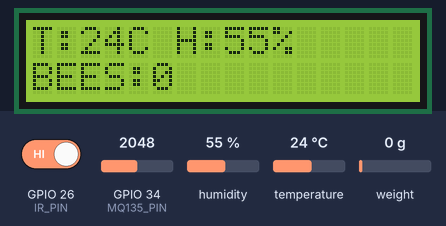
Simulated run of this sketch. Board: ESP32. Parts: 16×2 character LCD. Inputs (shaded band) come from the test bench; at power-on: GPIO 26 (IR_PIN) HIGH, humidity 55 %, weight on the scale 0 g, GPIO 34 (MQ135_PIN) = 2048, temperature 24 °C (analog values on the 0–4095 scale). WiFi joins after 1.5 s; servers stay silent unless stated; uploads are accepted with an empty reply; what the sketch prints to the serial monitor is not drawn.

Above: at 8.8 s.
8.9 s: GPIO 26 (IR_PIN) driven LOW
At 15.2 s:
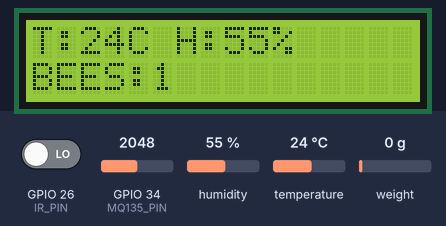
18.2 s: humidity set to 22 %
At 23.3 s:
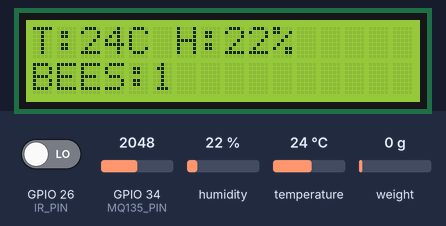
26.2 s: weight on the scale set to 100 g
At 33.4 s:
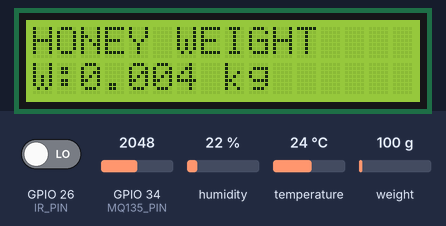
35.5 s: GPIO 34 (MQ135_PIN) set to 1025
At 43.6 s:
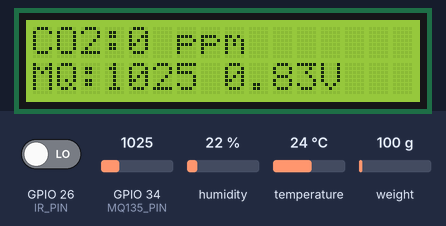
44.8 s: GPIO 34 (MQ135_PIN) set to 971
At 49.8 s:
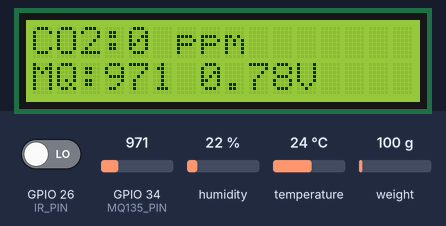
52.8 s: temperature set to 12 °C
At 60.0 s:
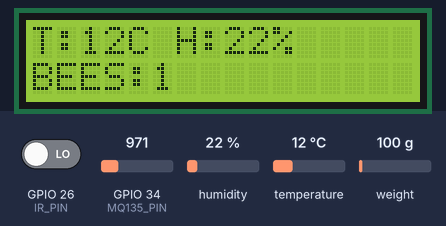
Timing chart, 0 to 61.5 s (numbered marks = the images above; inputs shaded):
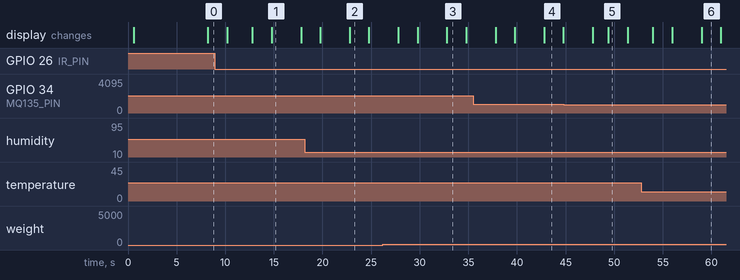

Measured:
- what the display in image 1 shows lasts 3.0 s, from 14.8 s to 17.8 s
- what the display in image 2 shows lasts 2.0 s, from 22.8 s to 24.8 s

The sketch:

HiveTwinAI.ino
```cpp
#include <Arduino.h>
#include <Wire.h>
#include <WiFi.h>
#include <WiFiClientSecure.h>
#include <HTTPClient.h>
#include <LiquidCrystal_I2C.h>
#include <DHT.h>
#include "HX711.h"
#include <math.h>
#include <stdio.h>

// =====================================================
// WIFI SETTINGS
// =====================================================
const char* WIFI_SSID = "YOUR_NETWORK";
const char* WIFI_PASSWORD = "YOUR_PASSWORD";

// =====================================================
// FIREBASE REALTIME DATABASE
// Use your actual Realtime Database URL.
// Example: https://your-project-default-rtdb.firebaseio.com
// Do not add / at the end.
// =====================================================
const char* FIREBASE_DATABASE_URL =
  "YOUR_FIREBASE_URL";

// =====================================================
// PIN CONFIGURATION
// =====================================================
#define I2C_SDA       21
#define I2C_SCL       22
#define DHT_PIN       25
#define DHT_TYPE      DHT11
#define MQ135_PIN     34
#define HX711_DT      14
#define HX711_SCK     27
#define CO2_RX_PIN    16
#define CO2_TX_PIN    17
#define IR_PIN        26

#define IR_ACTIVE_LEVEL LOW

// =====================================================
// HX711 CALIBRATION
// Retains your original weight calculation.
// =====================================================
float CALIBRATION_FACTOR = -7050.0f;

// =====================================================
// TIMING
// =====================================================
const unsigned long FIREBASE_INTERVAL = 20000UL;
const unsigned long LCD_INTERVAL = 2000UL;
const unsigned long CO2_INTERVAL = 5000UL;
const unsigned long SENSOR_INTERVAL = 2000UL;

// =====================================================
// OBJECTS
// =====================================================
LiquidCrystal_I2C lcd(0x27, 16, 2);
DHT dht(DHT_PIN, DHT_TYPE);
HX711 scale;
HardwareSerial CO2Serial(2);

// =====================================================
// SENSOR VALUES
// =====================================================
float temperatureC = 0.0f;
float humidity = 0.0f;
float weightKg = 0.0f;

int co2ppm = 0;
int mq135Raw = 0;
float mq135Voltage = 0.0f;

unsigned long beeCount = 0;

// =====================================================
// STATUS FLAGS
// =====================================================
bool lcdAvailable = false;
bool dhtAvailable = false;
bool hx711Available = false;
bool hx711Initialized = false;
bool co2Available = false;

// =====================================================
// TIMERS
// =====================================================
unsigned long lastFirebaseUpload = 0;
unsigned long lastLCDUpdate = 0;
unsigned long lastCO2Read = 0;
unsigned long lastSensorRead = 0;
unsigned long lastHX711Retry = 0;

// =====================================================
// IR DEBOUNCE STATE
// =====================================================
int lastIRReading = HIGH;
int stableIRState = HIGH;
unsigned long lastIRChangeTime = 0;

// =====================================================
// MH-Z19E CO2 COMMAND
// =====================================================
const byte CO2_COMMAND[9] = {
  0xFF, 0x01, 0x86,
  0x00, 0x00, 0x00, 0x00, 0x00,
  0x79
};

// =====================================================
// LCD HELPER: EXACTLY 16 CHARACTERS
// =====================================================
void lcdPrintLine(byte row, const char* message) {
  if (!lcdAvailable) return;

  lcd.setCursor(0, row);

  for (int i = 0; i < 16; i++) {
    char c = (message != nullptr && message[i] != '\0')
             ? message[i] : ' ';
    lcd.print(c);
  }
}

// =====================================================
// WIFI CONNECTION
// =====================================================
void connectWiFi() {
  Serial.println();
  Serial.print("Connecting to WiFi: ");
  Serial.println(WIFI_SSID);

  WiFi.mode(WIFI_STA);
  WiFi.begin(WIFI_SSID, WIFI_PASSWORD);

  unsigned long startTime = millis();

  while (WiFi.status() != WL_CONNECTED &&
         millis() - startTime < 15000UL) {
    delay(300);
    Serial.print(".");
  }

  Serial.println();

  if (WiFi.status() == WL_CONNECTED) {
    Serial.println("WiFi connected.");
    Serial.print("IP address: ");
    Serial.println(WiFi.localIP());
  } else {
    Serial.println("WiFi not connected; monitoring continues.");
  }
}

// =====================================================
// MQ135
// =====================================================
void readMQ135() {
  const int samples = 20;
  unsigned long total = 0;

  for (int i = 0; i < samples; i++) {
    total += analogRead(MQ135_PIN);
    delay(2);
  }

  mq135Raw = total / samples;
  mq135Voltage = (mq135Raw * 3.3f) / 4095.0f;
}

// =====================================================
// DHT11
// =====================================================
void readDHT11() {
  float newHumidity = dht.readHumidity();
  float newTemperature = dht.readTemperature();

  if (!isnan(newHumidity) && !isnan(newTemperature)) {
    humidity = newHumidity;
    temperatureC = newTemperature;
    dhtAvailable = true;
  } else {
    dhtAvailable = false;
    Serial.println("DHT11 read failed; retaining previous values.");
  }
}

// =====================================================
// HX711 INITIALIZATION AND RETRY
// =====================================================
void tryInitializeHX711() {
  if (hx711Initialized) return;

  if (millis() - lastHX711Retry < 1000UL) return;
  lastHX711Retry = millis();

  if (!scale.is_ready()) {
    hx711Available = false;
    Serial.println("HX711 not ready: check DT, SCK, power and GND.");
    return;
  }

  scale.set_scale(CALIBRATION_FACTOR);

  Serial.println("HX711 detected. Remove all weight before tare.");

  scale.tare(10);

  hx711Initialized = true;
  hx711Available = true;
  weightKg = 0.0f;

  Serial.println("HX711 initialized and tared.");
}

// =====================================================
// READ HX711 LOAD CELL
// Original weight formula retained.
// =====================================================
void readWeight() {
  tryInitializeHX711();

  if (!hx711Initialized || !scale.is_ready()) {
    hx711Available = false;
    return;
  }

  long rawAverage = scale.read_average(5);
  float measured = scale.get_units(10);

  if (!isfinite(measured)) {
    hx711Available = false;
    Serial.println("HX711 invalid reading.");
    return;
  }

  if (fabsf(measured) < 0.005f) {
    measured = 0.0f;
  }

  weightKg = (measured * 40.0f) / 1000.0f;
  hx711Available = true;

  Serial.print("HX711 raw average: ");
  Serial.print(rawAverage);
  Serial.print(" | Weight: ");
  Serial.print(weightKg, 3);
  Serial.println(" kg");
}

// =====================================================
// MH-Z19E CO2 SENSOR
// =====================================================
bool readCO2Sensor(int &ppm) {
  while (CO2Serial.available()) {
    CO2Serial.read();
  }

  CO2Serial.write(CO2_COMMAND, sizeof(CO2_COMMAND));
  CO2Serial.flush();

  byte response[9];
  int received = 0;
  unsigned long startTime = millis();

  while (received < 9 &&
         millis() - startTime < 1000UL) {
    if (CO2Serial.available()) {
      response[received++] = (byte)CO2Serial.read();
    }
    delay(1);
  }

  if (received != 9) {
    Serial.println("MH-Z19E: no complete response.");
    return false;
  }

  if (response[0] != 0xFF || response[1] != 0x86) {
    Serial.println("MH-Z19E: invalid response header.");
    return false;
  }

  byte checksum = 0;

  for (int i = 1; i < 8; i++) {
    checksum += response[i];
  }

  checksum = 0xFF - checksum + 1;

  if (checksum != response[8]) {
    Serial.println("MH-Z19E: checksum error.");
    return false;
  }

  ppm = ((int)response[2] << 8) | response[3];
  return true;
}

// =====================================================
// UPDATE CO2
// =====================================================
void updateCO2() {
  int newPPM = 0;

  if (readCO2Sensor(newPPM)) {
    co2ppm = newPPM;
    co2Available = true;

    Serial.print("CO2: ");
    Serial.print(co2ppm);
    Serial.println(" ppm");
  } else {
    co2Available = false;
  }
}

// =====================================================
// IR BEE COUNTER WITH DEBOUNCE
// =====================================================
void updateBeeCounter() {
  int reading = digitalRead(IR_PIN);
  unsigned long now = millis();

  if (reading != lastIRReading) {
    lastIRReading = reading;
    lastIRChangeTime = now;
  }

  if ((now - lastIRChangeTime) >= 5UL &&
      reading != stableIRState) {
    stableIRState = reading;

    if (stableIRState == IR_ACTIVE_LEVEL) {
      beeCount++;

      Serial.print("Bee detected. Total: ");
      Serial.println(beeCount);
    }
  }
}

// =====================================================
// LCD: THREE ROTATING SCREENS
// =====================================================
void updateLCD() {
  static uint8_t screen = 2;

  if (!lcdAvailable) return;

  screen = (screen + 1) % 3;

  char line1[17] = {0};
  char line2[17] = {0};

  if (screen == 0) {
    snprintf(line1, sizeof(line1), "T:%2.0fC H:%2.0f%%",
             temperatureC, humidity);

    snprintf(line2, sizeof(line2), "BEES:%lu", beeCount);
  }
  else if (screen == 1) {
    snprintf(line1, sizeof(line1), "HONEY WEIGHT");

    if (!hx711Initialized || !hx711Available) {
      snprintf(line2, sizeof(line2), "HX711 NOT READY");
    } else {
      snprintf(line2, sizeof(line2), "W:%.3f kg", weightKg);
    }
  }
  else {
    snprintf(line1, sizeof(line1), "CO2:%d ppm", co2ppm);
    snprintf(line2, sizeof(line2), "MQ:%d %.2fV",
             mq135Raw, mq135Voltage);
  }

  lcdPrintLine(0, line1);
  lcdPrintLine(1, line2);
}

// =====================================================
// SERIAL READINGS
// =====================================================
void printReadings() {
  Serial.println();
  Serial.println("========== HONEY HIVE MONITOR ==========");

  Serial.print("Temperature: ");
  Serial.print(temperatureC, 1);
  Serial.println(" C");

  Serial.print("Humidity: ");
  Serial.print(humidity, 1);
  Serial.println(" %");

  Serial.print("DHT11 status: ");
  Serial.println(dhtAvailable ? "OK" : "READ FAILED");

  Serial.print("CO2: ");
  if (co2Available) {
    Serial.print(co2ppm);
    Serial.println(" ppm");
  } else {
    Serial.println("Sensor read failed");
  }

  Serial.print("Weight: ");
  Serial.print(weightKg, 3);
  Serial.println(" kg");

  Serial.print("HX711 status: ");
  if (!hx711Initialized) {
    Serial.println("NOT INITIALIZED");
  } else {
    Serial.println(hx711Available ? "OK" : "NOT READY");
  }

  Serial.print("MQ135 ADC: ");
  Serial.println(mq135Raw);

  Serial.print("MQ135 voltage: ");
  Serial.print(mq135Voltage, 2);
  Serial.println(" V");

  Serial.print("Bee count: ");
  Serial.println(beeCount);

  Serial.print("IR pin level: ");
  Serial.println(digitalRead(IR_PIN) == HIGH ? "HIGH" : "LOW");

  Serial.println("========================================");
}

// =====================================================
// FIREBASE REST DATABASE UPLOAD
//
// Latest values:
// /HoneyHive/latest.json
//
// Historical records:
// /HoneyHive/history.json
//
// No Firebase email/password or API key.
// Requires database rules that allow unauthenticated writes.
// =====================================================
String makeFirebaseJSON() {
  String json;
  json.reserve(400);

  json  = "{";
  json += "\"temperatureC\":" + String(temperatureC, 2);
  json += ",\"humidity\":" + String(humidity, 2);
  json += ",\"co2ppm\":" + String(co2ppm);
  json += ",\"weightKg\":" + String(weightKg, 4);
  json += ",\"weightGrams\":" + String(weightKg * 1000.0f, 1);
  json += ",\"mq135Raw\":" + String(mq135Raw);
  json += ",\"mq135Voltage\":" + String(mq135Voltage, 3);
  json += ",\"beeCount\":" + String(beeCount);
  json += ",\"dhtAvailable\":";
  json += (dhtAvailable ? "true" : "false");
  json += ",\"co2Available\":";
  json += (co2Available ? "true" : "false");
  json += ",\"hx711Available\":";
  json += (hx711Available ? "true" : "false");
  json += ",\"timestampMillis\":" + String(millis());
  json += "}";

  return json;
}

// =====================================================
// SEND JSON TO FIREBASE
// method = "PUT" for latest data
// method = "POST" for historical data
// =====================================================
bool sendFirebaseRequest(const String& path,
                         const String& payload,
                         const char* method) {
  if (WiFi.status() != WL_CONNECTED) {
    Serial.println("Firebase request skipped: WiFi disconnected.");
    return false;
  }

  WiFiClientSecure client;

  // Encryption is used, but certificate verification is disabled.
  // For production, validate the server certificate.
  client.setInsecure();

  HTTPClient https;

  String url = String(FIREBASE_DATABASE_URL) + path + ".json";

  if (!https.begin(client, url)) {
    Serial.println("Could not start Firebase HTTPS request.");
    return false;
  }

  https.setConnectTimeout(10000);
  https.setTimeout(10000);
  https.addHeader("Content-Type", "application/json");

  int httpCode;

  if (strcmp(method, "POST") == 0) {
    httpCode = https.POST(payload);
  } else {
    httpCode = https.PUT(payload);
  }

  bool success = (httpCode >= 200 && httpCode < 300);

  if (success) {
    Serial.print("Firebase ");
    Serial.print(path);
    Serial.print(" upload successful. HTTP: ");
    Serial.println(httpCode);
  } else {
    Serial.print("Firebase upload failed. HTTP: ");
    Serial.println(httpCode);

    if (httpCode > 0) {
      Serial.println(https.getString());
    } else {
      Serial.println(https.errorToString(httpCode));
    }
  }

  https.end();
  client.stop();

  return success;
}

// =====================================================
// UPLOAD TO FIREBASE
// =====================================================
void uploadToFirebase() {
  if (WiFi.status() != WL_CONNECTED) {
    Serial.println("Firebase upload skipped: WiFi disconnected.");
    return;
  }

  String payload = makeFirebaseJSON();

  // Replace the latest sensor record.
  bool latestOK = sendFirebaseRequest(
    "/HoneyHive/latest",
    payload,
    "PUT"
  );

  // Add a new historical record with an automatic Firebase key.
  bool historyOK = sendFirebaseRequest(
    "/HoneyHive/history",
    payload,
    "POST"
  );

  if (latestOK && historyOK) {
    Serial.println("Firebase upload completed successfully.");
  } else {
    Serial.println("One or more Firebase uploads failed.");
  }
}

// =====================================================
// SETUP
// =====================================================
void setup() {
  Serial.begin(115200);
  delay(500);

  Serial.println();
  Serial.println("ESP32 HONEY HIVE MONITOR");
  Serial.println("------------------------");

  // LCD
  Wire.begin(I2C_SDA, I2C_SCL);
  Wire.beginTransmission(0x27);

  if (Wire.endTransmission() == 0) {
    lcd.init();
    lcd.backlight();
    lcdAvailable = true;

    lcdPrintLine(0, "Honey Hive");
    lcdPrintLine(1, "Starting...");
  } else {
    Serial.println("LCD not detected at 0x27.");
    lcdAvailable = false;
  }

  // DHT11
  dht.begin();
  delay(1500);
  readDHT11();

  // MQ135
  analogReadResolution(12);
  pinMode(MQ135_PIN, INPUT);

  // HX711
  scale.begin(HX711_DT, HX711_SCK);
  lastHX711Retry = millis() - 1000UL;
  tryInitializeHX711();

  // MH-Z19E
  CO2Serial.begin(9600, SERIAL_8N1, CO2_RX_PIN, CO2_TX_PIN);

  // IR bee counter
  pinMode(IR_PIN, INPUT_PULLUP);

  lastIRReading = digitalRead(IR_PIN);
  stableIRState = lastIRReading;
  lastIRChangeTime = millis();

  Serial.print("Initial IR level: ");
  Serial.println(stableIRState == HIGH ? "HIGH" : "LOW");

  // WiFi
  connectWiFi();

  lastFirebaseUpload = millis();
  lastLCDUpdate = millis();
  lastCO2Read = millis();
  lastSensorRead = millis();

  Serial.println("Monitoring started.");
}

// =====================================================
// MAIN LOOP
// =====================================================
void loop() {
  unsigned long now = millis();

  // Count bees continuously.
  updateBeeCounter();

  // Environmental sensors and load cell.
  if (now - lastSensorRead >= SENSOR_INTERVAL) {
    lastSensorRead = now;

    readDHT11();
    readMQ135();
    readWeight();
  }

  // CO2 every 5 seconds.
  if (now - lastCO2Read >= CO2_INTERVAL) {
    lastCO2Read = now;
    updateCO2();
  }

  // Rotate LCD screens.
  if (now - lastLCDUpdate >= LCD_INTERVAL) {
    lastLCDUpdate = now;
    updateLCD();
  }

  // Firebase upload every 20 seconds.
  if (now - lastFirebaseUpload >= FIREBASE_INTERVAL) {
    lastFirebaseUpload = now;

    printReadings();
    uploadToFirebase();
  }

  // Reconnect WiFi when disconnected.
  if (WiFi.status() != WL_CONNECTED) {
    static unsigned long lastReconnectAttempt = 0;

    if (millis() - lastReconnectAttempt >= 10000UL) {
      lastReconnectAttempt = millis();

      Serial.println("Attempting WiFi reconnection...");
      WiFi.reconnect();
    }
  }

  delay(2);
}
```
